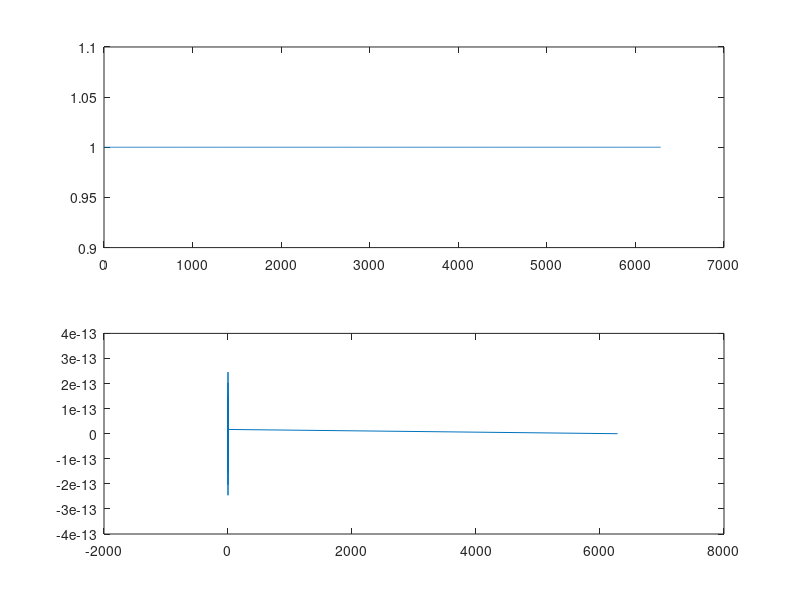
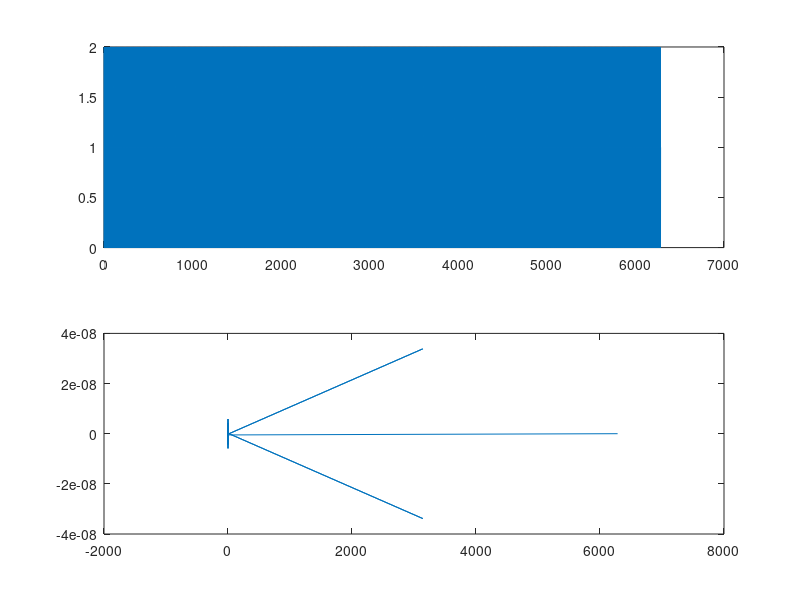
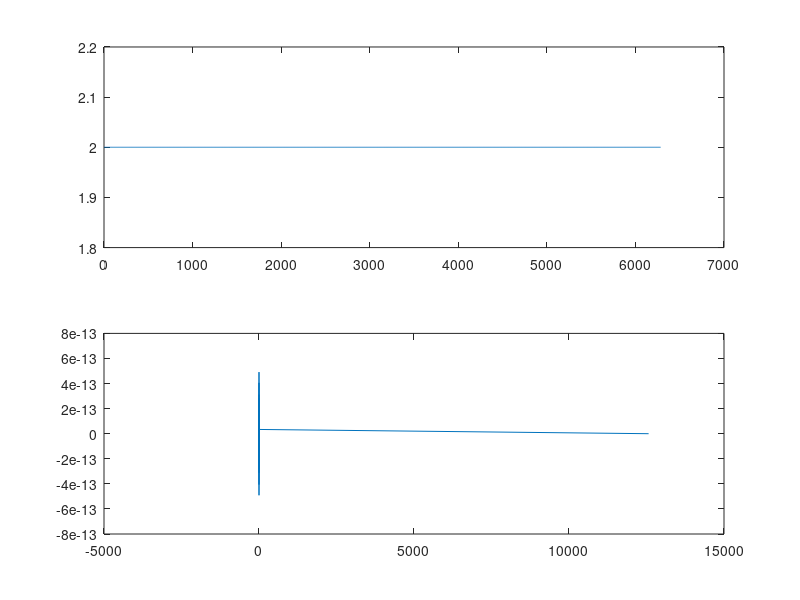
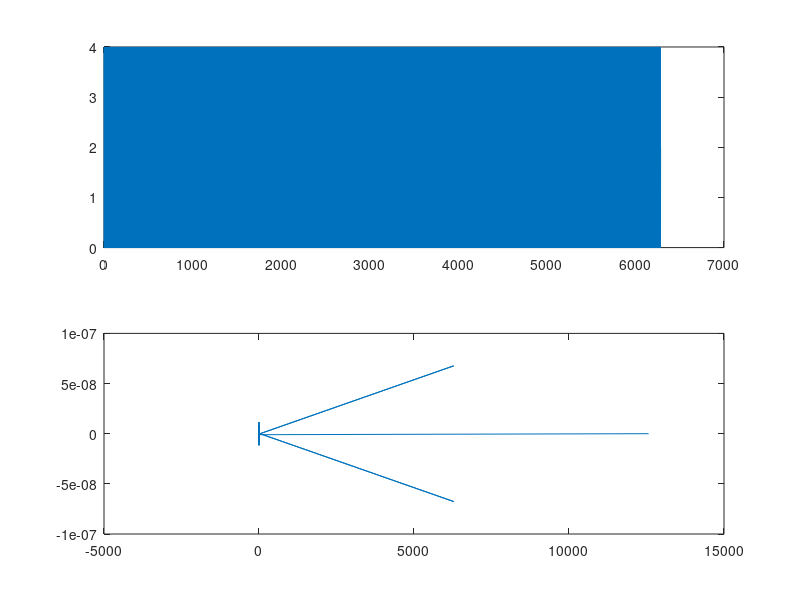

Recreate these plots in MATLAB, in order.
%%Lab 2 by Jacob Matteo, Jack Henley, and TIm Catrino

%In this project, you will model AM and DSB-SC communications
%   systems using the Matlab Simulink Communications Systems Toolbox.
%In both parts, you will test the system with single-tone AM (w
%   and w/o added Gaussian noise) and multi-tone AM signals (w/o added noise).


%The objective is to observe (in time and spectral domains) &
%   listen as audio tones progresses along a modulation-demodulation
%   system, both in the presence and absence of added Gaussian
%   noise (+/- 3dB).
%Develop a Matlab Simulink simulation of an AM system that includes
%   a source, modulator, channel, demodulator and sink. Test the
%   system with single and multi-tone audio frequency message inputs.
%Note down observations in the time and spectral domains, and listen
%   to the audio signals and the input and output.
%Repeat the exercise for a DSB-SC system.
%Bonus: Demonstrate the Quadrature-Null effect.

%% AM Modulation - 1 signal

%scale
x = [0:0.001:2*pi];

%frequency to modulate       / source
fSour = 5000;
sigIn = cos(2*pi*fSour*x);

%modulation frequency        / channel
fChan = 640000;
sigChan = cos(2.*pi.*fChan.*x);

%modulate                    / modulator
output1 = sigIn .* sigChan;

figure(1)
hold on
subplot(2,1,1);
plot(output1)

subplot(2,1,2);
plot(fft(output1))
hold off

%% AM Modulation - 2 signal

%scale
x = [0:0.001:2*pi];

%frequencies to modulate
fSourA = 5000;
fSourB = 6250;

sigIn = cos(2*pi*fSourA*x)+cos(2*pi*fSourB*x);

%modulation frequency
fChan = 640000;
sigMod = cos(2.*pi.*fChan.*x);

%modulate
output2 = sigIn .* sigMod;


figure(2)
hold on
subplot(2,1,1);
plot(output2)

subplot(2,1,2);
plot(fft(output2))
hold off

%% DSB-SC Modulation - 1 signal

%scale
x = [0:0.001:2*pi];

%frequency to modulate       / source
fsour = 5000;
sigIn = cos(2*pi*fsour*x);

%modulation frequency        / channel
fchan = 640000;
sigModA = cos(2.*pi.*fchan.*x);
sigModB = -sigModA;

%modulate                    / modulator
mod1 = sigIn .* sigModA;
mod2 = sigIn .* sigModB;
output1 = mod1-mod2;

figure(3)
hold on
subplot(2,1,1);
plot(output1)

subplot(2,1,2);
plot(fft(output1))
hold off

%% DSB-SC Modulation - 2 signal

%scale
x = [0:0.001:2*pi];

%frequencies to modulate
finA = 5000;
finB = 6250;

sigIn = cos(2*pi*finA*x)+cos(2*pi*finB*x);

%modulation frequency        / channel
fchan = 640000;
sigModA = cos(2.*pi.*fchan.*x);
sigModB = -sigModA;

%modulate                    / modulator
mod1 = sigIn .* sigModA;
mod2 = sigIn .* sigModB;
output1 = mod1-mod2;

figure(4)
hold on
subplot(2,1,1);
plot(output1)

subplot(2,1,2);
plot(fft(output1))
hold off